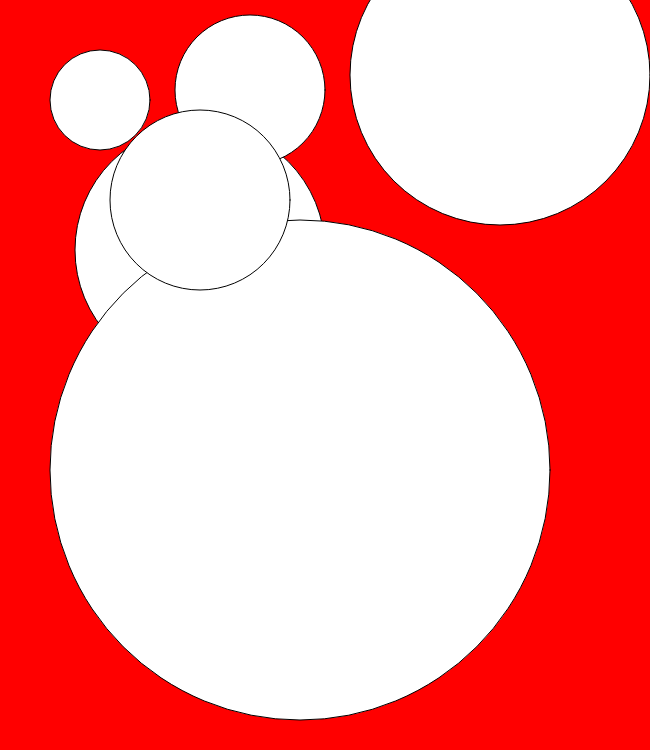
Frame 1 (no input)
Frame 60 (no input): identical to frame 1, image omitted
Frame 120 (the mouse pressed at the canvas centre since frame 60): identical to frame 1, image omitted

The p5.js sketch that drew this single still picture (run headless with seeded random() and noise() and a simulated clock; from frame 60 on, the mouse is pressed at the canvas centre):

// p5.js sketch
// ── sketch.js
function setup() {
  createCanvas(650, 750);
}

function draw() {
  background('red');

  circle(200, 250, 250);
  circle(100, 100, 100);
  circle(300, 450, 200);
  circle(250, 90, 150);
  circle(500, 75, 300);
  circle(300, 470, 500);
  circle(200, 200, 180);
}
